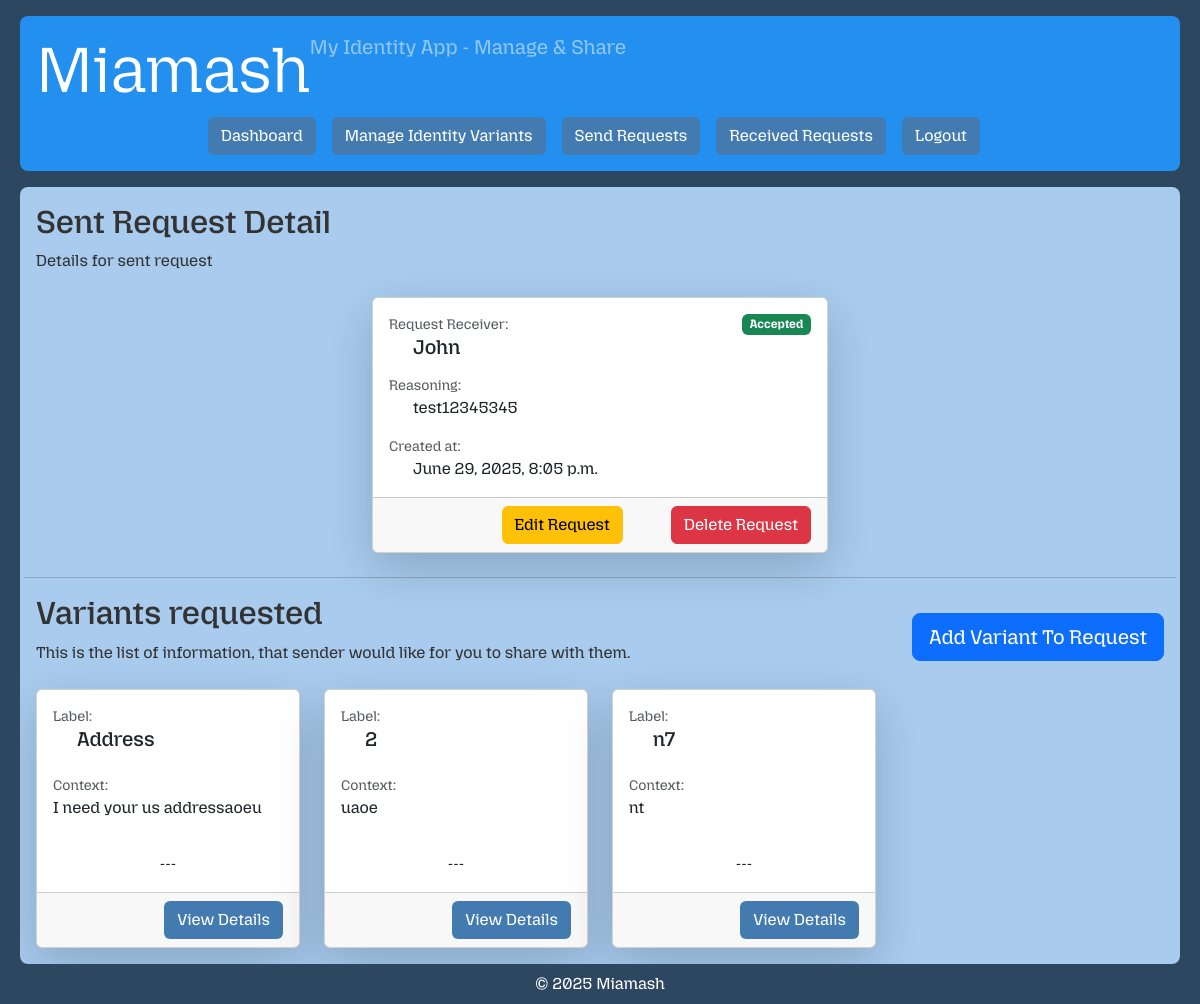
The app's page /request/send/1/ (signed in), older data.
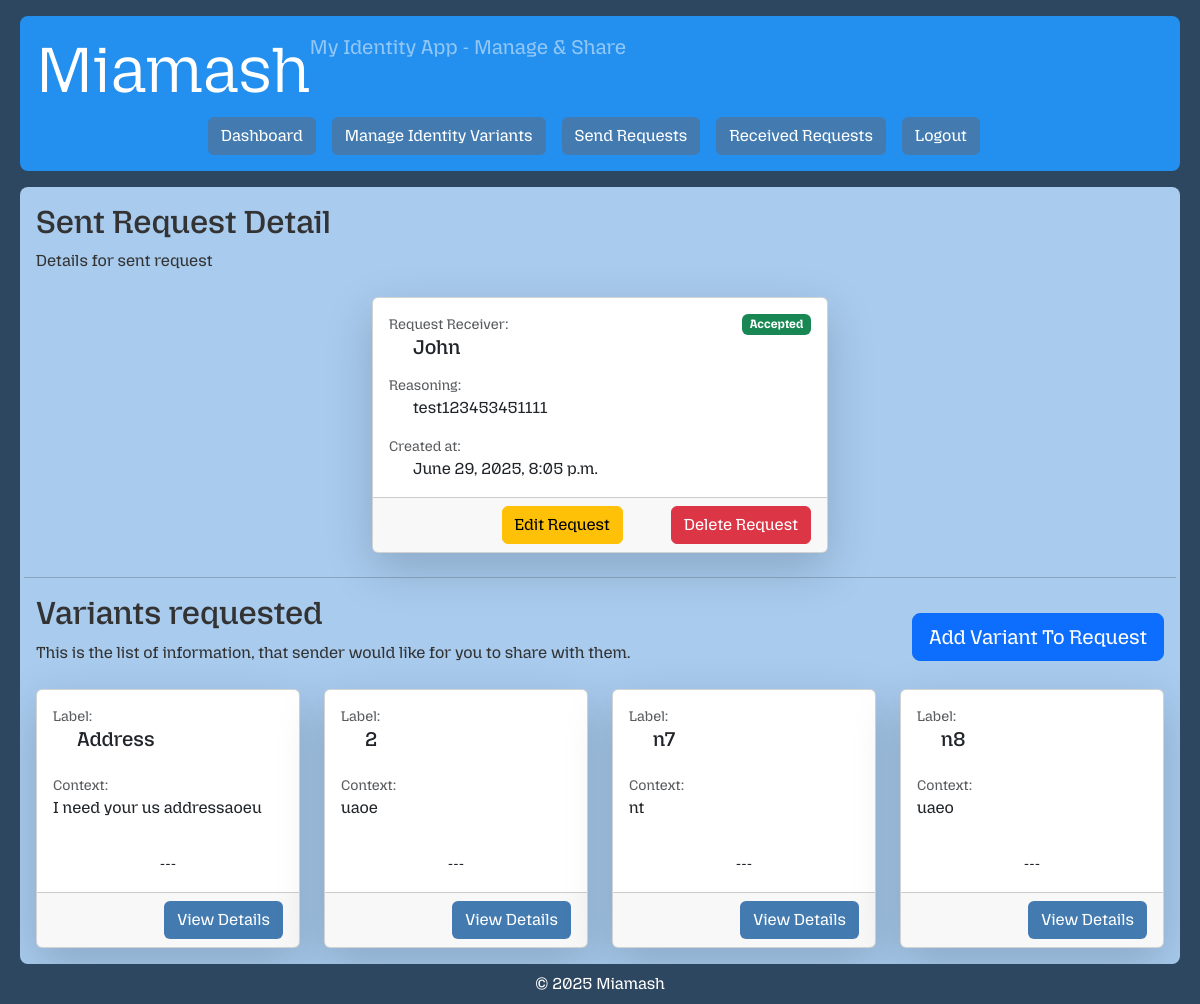
The same page, newer data.
### core/models.py (models this page shows, shortened)
class Request(models.Model):
    sender = models.ForeignKey(User, on_delete=models.CASCADE, related_name='requests_sent')
    receiver = models.ForeignKey(User, on_delete=models.CASCADE, related_name='requests_received')
    request_reasoning = models.TextField(blank=True)
    created_at = models.DateTimeField(auto_now_add=True)
    class Status(models.TextChoices):
        PENDING = 'pending', 'Pending'
        ACCEPTED = 'accepted', 'Accepted'
        DENIED = 'denied', 'Denied'
    status = models.CharField(max_length=10, choices=Status.choices, default=Status.PENDING)

class RequestIdentityVariant(models.Model):
    request = models.ForeignKey(Request, on_delete=models.CASCADE, related_name='request_identity_variants')
    label = models.CharField(max_length=50)
    context = models.TextField(blank=True)
    profile_link = models.ForeignKey(ProfileIdentityVariant,null=True, blank=True, on_delete=models.SET_NULL)

### web/views.py (the view)
# urls.py: path('request/send/<int:pk>/', RequestSendDetailView.as_view(), name='request-send-detail'),
class RequestSendDetailView(RequestSenderPermissionMixin, DetailView):
    template_name = 'web/private/request_send_detail.html'
    context_object_name = 'send_request'
    def get_context_data(self, **kwargs):
        context = super().get_context_data(**kwargs)
        requestObject = self.get_object() # Request as model, not django request object
        context['request_identity_variants'] = requestObject.request_identity_variants.all() # type: ignore
        return context

### web/permissions.py (called while the page is built)
    def get_queryset(self):
        return self.model.objects.filter(sender=self.request.user)

### web/templates/web/private/request_send_detail.html (shortened to what this page needs)
{% extends "web/private/base.html" %}
{% block content %}
<div class="row align-items-center mb-2">
    <div class="col">
        <h2>Sent Request Detail</h2>
        <p>Details for sent request</p>
    </div>
</div>
<div class="row justify-content-center">
    <div class="col-md-8 col-lg-6 col-xl-5">
        <div class="card shadow-lg m">
            <div class="card-body">
                <div class="d-flex justify-content-between">
                    <div>
                        <p class="text-muted mb-0 small">Request Receiver:</p>
                    </div>
                    {% if send_request.status == "accepted" %}
                    <span class="badge bg-success">Accepted</span>
                    {% endif %}
                </div>
                <h5 class="card-text ps-4">{{ send_request.sender }}</h5>
                <p class="text-muted mb-0 mt-3 small">Reasoning:</p>
                <p class="card-text ps-4">{{ send_request.request_reasoning }}</p>
                <p class="text-muted mb-0 small">Created at:</p>
                <p class="card-text ps-4">{{ send_request.created_at }}</p>
            </div>
            <div class="card-footer d-flex gap-4 justify-content-end">
                <span>
                    <a class="btn btn-warning me-4" href="{% url 'request-send-update' send_request.id %}">Edit Request</a>
                </span>
                <span>
                    <form method="POST" action="{% url 'request-send-delete' send_request.id %}">
                        <button class="btn btn-danger" type="submit" onclick="return confirm('Are you sure you want to delete this request?');">
                            Delete Request
                        </button>
                    </form>
                </span>
            </div>
        </div>
    </div>
</div>
<div class="row align-items-center mb-2 mt-4">
    <hr>
    <div class="col">
        <h2>Variants requested</h2>
        <p>This is the list of information, that sender would like for you to share with them.</p>
    </div>
    <div class="col-auto">
            <a class="btn btn-primary btn-lg" href="{% url 'request-send-request-identity-variant-create' send_request.id %}">Add Variant To Request</a>
        </div>
    </div>
{% if request_identity_variants %}
        <div class="row row-cols-1 row-cols-sm-1 row-cols-md-2 row-cols-lg-3 row-cols-xl-4 row-cols-xxl-5  g-4">
            {% for variant in request_identity_variants %}
                <div class="col">
                    <div class="card h-100 mb-3 shadow-lg">
                        <div class="card-body d-flex flex-column">
                            <p class="text-muted mb-0 small">Label:</p>
                            <h5 class="card-text ps-4 ">{{ variant.label }}</h5>
                            <p class="text-muted mb-0 mt-3 small">Context:</p>
                            <p class="card-text">{{ variant.context }}</p>
                            <div class="flex-grow-1"></div>
                            {% if variant.profile_link %}
                            <h5 class="card-text text-center"> {{variant.profile_link.variant}}</h5>
                            {% else %}
                            <p class="card-text text-center">---</p>
                            {% endif %}
                        </div>
                        <div class="card-footer text-end">
                            <a class="btn btn-blue" href="{% url 'request-send-request-identity-variant-detail' variant.request.id variant.id %}"">View Details</a>
                        </div>
                    </div>
                </div>
            {% endfor %}
        </div>
    {% else %}
        <div class="text-center mt-4">
            <p>Person sending the request hasn't added fields for information they need. They still might add them later.</p>
        </div>
    {% endif %}
{% endblock %}

Row changes from the older to the newer data that the page shows:
changed Request "John": request_reasoning "test12345345" → "test123453451111"
added RequestIdentityVariant: label "n8", context "uaeo"
